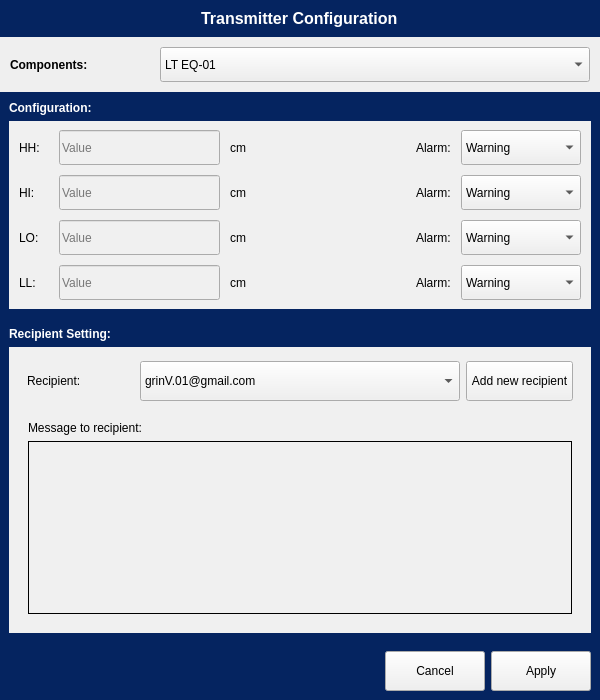
<?xml version="1.0" encoding="UTF-8"?>
<ui version="4.0">
 <class>alarm_creation_window</class>
 <widget class="QWidget" name="alarm_creation_window">
  <property name="geometry">
   <rect>
    <x>0</x>
    <y>0</y>
    <width>600</width>
    <height>700</height>
   </rect>
  </property>
  <property name="minimumSize">
   <size>
    <width>600</width>
    <height>700</height>
   </size>
  </property>
  <property name="maximumSize">
   <size>
    <width>600</width>
    <height>700</height>
   </size>
  </property>
  <property name="windowTitle">
   <string>Form</string>
  </property>
  <property name="styleSheet">
   <string notr="true"/>
  </property>
  <layout class="QVBoxLayout" name="verticalLayout_7">
   <property name="spacing">
    <number>0</number>
   </property>
   <property name="leftMargin">
    <number>0</number>
   </property>
   <property name="topMargin">
    <number>0</number>
   </property>
   <property name="rightMargin">
    <number>0</number>
   </property>
   <property name="bottomMargin">
    <number>0</number>
   </property>
   <item>
    <widget class="QWidget" name="top_widget" native="true">
     <property name="styleSheet">
      <string notr="true">background-color: rgb(5, 36, 96);
color: white;</string>
     </property>
     <layout class="QVBoxLayout" name="verticalLayout">
      <item alignment="Qt::AlignHCenter">
       <widget class="QLabel" name="top_widget_label">
        <property name="font">
         <font>
          <pointsize>12</pointsize>
          <weight>75</weight>
          <bold>true</bold>
         </font>
        </property>
        <property name="text">
         <string>Transmitter Configuration</string>
        </property>
       </widget>
      </item>
     </layout>
    </widget>
   </item>
   <item>
    <widget class="QWidget" name="alarm_name" native="true">
     <layout class="QHBoxLayout" name="horizontalLayout_2" stretch="1,3">
      <property name="leftMargin">
       <number>10</number>
      </property>
      <property name="topMargin">
       <number>10</number>
      </property>
      <property name="rightMargin">
       <number>10</number>
      </property>
      <property name="bottomMargin">
       <number>10</number>
      </property>
      <item>
       <widget class="QLabel" name="alarm_name_label">
        <property name="font">
         <font>
          <weight>75</weight>
          <bold>true</bold>
         </font>
        </property>
        <property name="text">
         <string>Components:</string>
        </property>
       </widget>
      </item>
      <item>
       <widget class="QComboBox" name="comboBox">
        <property name="minimumSize">
         <size>
          <width>0</width>
          <height>35</height>
         </size>
        </property>
        <item>
         <property name="text">
          <string>LT EQ-01</string>
         </property>
        </item>
        <item>
         <property name="text">
          <string>LT AE-01</string>
         </property>
        </item>
        <item>
         <property name="text">
          <string>LT MBR-01</string>
         </property>
        </item>
        <item>
         <property name="text">
          <string>FT MBR</string>
         </property>
        </item>
        <item>
         <property name="text">
          <string>FT BACKWASH</string>
         </property>
        </item>
        <item>
         <property name="text">
          <string>PT 101</string>
         </property>
        </item>
       </widget>
      </item>
     </layout>
    </widget>
   </item>
   <item>
    <widget class="QWidget" name="alarm_setting" native="true">
     <property name="styleSheet">
      <string notr="true">background-color: rgb(5, 36, 96);</string>
     </property>
     <layout class="QVBoxLayout" name="verticalLayout_4">
      <item>
       <widget class="QLabel" name="alarm_setting_label">
        <property name="font">
         <font>
          <weight>75</weight>
          <bold>true</bold>
         </font>
        </property>
        <property name="styleSheet">
         <string notr="true">color:white;</string>
        </property>
        <property name="text">
         <string>Configuration:</string>
        </property>
       </widget>
      </item>
      <item>
       <widget class="QWidget" name="alarm_setting_bg" native="true">
        <property name="styleSheet">
         <string notr="true">background-color: rgb(240, 240, 240);</string>
        </property>
        <layout class="QVBoxLayout" name="verticalLayout_3">
         <property name="spacing">
          <number>10</number>
         </property>
         <property name="leftMargin">
          <number>10</number>
         </property>
         <property name="rightMargin">
          <number>10</number>
         </property>
         <item>
          <layout class="QHBoxLayout" name="row_hh">
           <item>
            <widget class="QLabel" name="lbl_hh">
             <property name="minimumSize">
              <size>
               <width>30</width>
               <height>0</height>
              </size>
             </property>
             <property name="text">
              <string>HH:</string>
             </property>
            </widget>
           </item>
           <item>
            <widget class="QLineEdit" name="line_hh">
             <property name="minimumSize">
              <size>
               <width>0</width>
               <height>35</height>
              </size>
             </property>
             <property name="placeholderText">
              <string>Value</string>
             </property>
            </widget>
           </item>
           <item>
            <widget class="QLabel" name="unit_hh">
             <property name="text">
              <string>cm</string>
             </property>
            </widget>
           </item>
           <item>
            <spacer name="spacer_hh">
             <property name="orientation">
              <enum>Qt::Horizontal</enum>
             </property>
             <property name="sizeHint" stdset="0">
              <size>
               <width>40</width>
               <height>20</height>
              </size>
             </property>
            </spacer>
           </item>
           <item>
            <widget class="QLabel" name="lbl_alarm_hh">
             <property name="text">
              <string>Alarm:</string>
             </property>
            </widget>
           </item>
           <item>
            <widget class="QComboBox" name="combo_hh">
             <property name="minimumSize">
              <size>
               <width>120</width>
               <height>35</height>
              </size>
             </property>
             <item>
              <property name="text">
               <string>Warning</string>
              </property>
             </item>
             <item>
              <property name="text">
               <string>Fault</string>
              </property>
             </item>
            </widget>
           </item>
          </layout>
         </item>
         <item>
          <layout class="QHBoxLayout" name="row_hi">
           <item>
            <widget class="QLabel" name="lbl_hi">
             <property name="minimumSize">
              <size>
               <width>30</width>
               <height>0</height>
              </size>
             </property>
             <property name="text">
              <string>HI:</string>
             </property>
            </widget>
           </item>
           <item>
            <widget class="QLineEdit" name="line_hi">
             <property name="minimumSize">
              <size>
               <width>0</width>
               <height>35</height>
              </size>
             </property>
             <property name="placeholderText">
              <string>Value</string>
             </property>
            </widget>
           </item>
           <item>
            <widget class="QLabel" name="unit_hi">
             <property name="text">
              <string>cm</string>
             </property>
            </widget>
           </item>
           <item>
            <spacer name="spacer_hi">
             <property name="orientation">
              <enum>Qt::Horizontal</enum>
             </property>
             <property name="sizeHint" stdset="0">
              <size>
               <width>40</width>
               <height>20</height>
              </size>
             </property>
            </spacer>
           </item>
           <item>
            <widget class="QLabel" name="lbl_alarm_hi">
             <property name="text">
              <string>Alarm:</string>
             </property>
            </widget>
           </item>
           <item>
            <widget class="QComboBox" name="combo_hi">
             <property name="minimumSize">
              <size>
               <width>120</width>
               <height>35</height>
              </size>
             </property>
             <item>
              <property name="text">
               <string>Warning</string>
              </property>
             </item>
             <item>
              <property name="text">
               <string>Fault</string>
              </property>
             </item>
            </widget>
           </item>
          </layout>
         </item>
         <item>
          <layout class="QHBoxLayout" name="row_lo">
           <item>
            <widget class="QLabel" name="lbl_lo">
             <property name="minimumSize">
              <size>
               <width>30</width>
               <height>0</height>
              </size>
             </property>
             <property name="text">
              <string>LO:</string>
             </property>
            </widget>
           </item>
           <item>
            <widget class="QLineEdit" name="line_lo">
             <property name="minimumSize">
              <size>
               <width>0</width>
               <height>35</height>
              </size>
             </property>
             <property name="placeholderText">
              <string>Value</string>
             </property>
            </widget>
           </item>
           <item>
            <widget class="QLabel" name="unit_lo">
             <property name="text">
              <string>cm</string>
             </property>
            </widget>
           </item>
           <item>
            <spacer name="spacer_lo">
             <property name="orientation">
              <enum>Qt::Horizontal</enum>
             </property>
             <property name="sizeHint" stdset="0">
              <size>
               <width>40</width>
               <height>20</height>
              </size>
             </property>
            </spacer>
           </item>
           <item>
            <widget class="QLabel" name="lbl_alarm_lo">
             <property name="text">
              <string>Alarm:</string>
             </property>
            </widget>
           </item>
           <item>
            <widget class="QComboBox" name="combo_lo">
             <property name="minimumSize">
              <size>
               <width>120</width>
               <height>35</height>
              </size>
             </property>
             <item>
              <property name="text">
               <string>Warning</string>
              </property>
             </item>
             <item>
              <property name="text">
               <string>Fault</string>
              </property>
             </item>
            </widget>
           </item>
          </layout>
         </item>
         <item>
          <layout class="QHBoxLayout" name="row_ll">
           <item>
            <widget class="QLabel" name="lbl_ll">
             <property name="minimumSize">
              <size>
               <width>30</width>
               <height>0</height>
              </size>
             </property>
             <property name="text">
              <string>LL:</string>
             </property>
            </widget>
           </item>
           <item>
            <widget class="QLineEdit" name="line_ll">
             <property name="minimumSize">
              <size>
               <width>0</width>
               <height>35</height>
              </size>
             </property>
             <property name="placeholderText">
              <string>Value</string>
             </property>
            </widget>
           </item>
           <item>
            <widget class="QLabel" name="unit_ll">
             <property name="text">
              <string>cm</string>
             </property>
            </widget>
           </item>
           <item>
            <spacer name="spacer_ll">
             <property name="orientation">
              <enum>Qt::Horizontal</enum>
             </property>
             <property name="sizeHint" stdset="0">
              <size>
               <width>40</width>
               <height>20</height>
              </size>
             </property>
            </spacer>
           </item>
           <item>
            <widget class="QLabel" name="lbl_alarm_ll">
             <property name="text">
              <string>Alarm:</string>
             </property>
            </widget>
           </item>
           <item>
            <widget class="QComboBox" name="combo_ll">
             <property name="minimumSize">
              <size>
               <width>120</width>
               <height>35</height>
              </size>
             </property>
             <item>
              <property name="text">
               <string>Warning</string>
              </property>
             </item>
             <item>
              <property name="text">
               <string>Fault</string>
              </property>
             </item>
            </widget>
           </item>
          </layout>
         </item>
        </layout>
       </widget>
      </item>
     </layout>
    </widget>
   </item>
   <item>
    <widget class="QWidget" name="recipient_setting" native="true">
     <property name="styleSheet">
      <string notr="true">background-color: rgb(5, 36, 96);</string>
     </property>
     <layout class="QVBoxLayout" name="verticalLayout_5">
      <item>
       <widget class="QLabel" name="recipient_setting_label">
        <property name="font">
         <font>
          <weight>75</weight>
          <bold>true</bold>
         </font>
        </property>
        <property name="styleSheet">
         <string notr="true">color:white;</string>
        </property>
        <property name="text">
         <string>Recipient Setting:</string>
        </property>
       </widget>
      </item>
      <item>
       <widget class="QWidget" name="recipient_setting_bg" native="true">
        <property name="styleSheet">
         <string notr="true">background-color: rgb(240, 240, 240);</string>
        </property>
        <layout class="QVBoxLayout" name="verticalLayout_6" stretch="1,6">
         <property name="spacing">
          <number>5</number>
         </property>
         <item>
          <widget class="QWidget" name="recipient_data" native="true">
           <layout class="QHBoxLayout" name="horizontalLayout_6" stretch="1,3,1">
            <property name="topMargin">
             <number>5</number>
            </property>
            <property name="bottomMargin">
             <number>5</number>
            </property>
            <item>
             <widget class="QLabel" name="recipient_label">
              <property name="text">
               <string>Recipient:</string>
              </property>
             </widget>
            </item>
            <item>
             <widget class="QComboBox" name="recipient_email">
              <property name="minimumSize">
               <size>
                <width>0</width>
                <height>40</height>
               </size>
              </property>
              <item>
               <property name="text">
                <string>grinV.01@gmail.com</string>
               </property>
              </item>
              <item>
               <property name="text">
                <string>grinV.02@gmail.com</string>
               </property>
              </item>
              <item>
               <property name="text">
                <string>grinV.03@gmail.com</string>
               </property>
              </item>
             </widget>
            </item>
            <item>
             <widget class="QPushButton" name="add_recipient_btn">
              <property name="minimumSize">
               <size>
                <width>0</width>
                <height>40</height>
               </size>
              </property>
              <property name="styleSheet">
               <string notr="true"/>
              </property>
              <property name="text">
               <string>Add new recipient</string>
              </property>
              <property name="checkable">
               <bool>false</bool>
              </property>
             </widget>
            </item>
           </layout>
          </widget>
         </item>
         <item>
          <widget class="QWidget" name="message_to_recipient" native="true">
           <layout class="QVBoxLayout" name="verticalLayout_2">
            <property name="leftMargin">
             <number>10</number>
            </property>
            <property name="topMargin">
             <number>10</number>
            </property>
            <property name="rightMargin">
             <number>10</number>
            </property>
            <property name="bottomMargin">
             <number>10</number>
            </property>
            <item>
             <widget class="QLabel" name="message_to_recipient_label">
              <property name="maximumSize">
               <size>
                <width>16777211</width>
                <height>500</height>
               </size>
              </property>
              <property name="text">
               <string>Message to recipient:</string>
              </property>
             </widget>
            </item>
            <item>
             <widget class="QTextEdit" name="message_to_recipient_data">
              <property name="styleSheet">
               <string notr="true">border: 1px solid black; </string>
              </property>
             </widget>
            </item>
           </layout>
          </widget>
         </item>
        </layout>
       </widget>
      </item>
     </layout>
    </widget>
   </item>
   <item>
    <widget class="QWidget" name="bottom_widget" native="true">
     <property name="styleSheet">
      <string notr="true">background-color: rgb(5, 36, 96);</string>
     </property>
     <layout class="QHBoxLayout" name="horizontalLayout_5">
      <item>
       <spacer name="horizontalSpacer">
        <property name="orientation">
         <enum>Qt::Horizontal</enum>
        </property>
        <property name="sizeHint" stdset="0">
         <size>
          <width>353</width>
          <height>20</height>
         </size>
        </property>
       </spacer>
      </item>
      <item>
       <widget class="QPushButton" name="cancel_btn">
        <property name="minimumSize">
         <size>
          <width>100</width>
          <height>40</height>
         </size>
        </property>
        <property name="styleSheet">
         <string notr="true">background-color: rgb(240, 240, 240);</string>
        </property>
        <property name="text">
         <string>Cancel</string>
        </property>
       </widget>
      </item>
      <item>
       <widget class="QPushButton" name="create_btn">
        <property name="minimumSize">
         <size>
          <width>100</width>
          <height>40</height>
         </size>
        </property>
        <property name="styleSheet">
         <string notr="true">background-color: rgb(240, 240, 240);</string>
        </property>
        <property name="text">
         <string>Apply</string>
        </property>
       </widget>
      </item>
     </layout>
    </widget>
   </item>
  </layout>
 </widget>
 <resources/>
 <connections/>
</ui>
